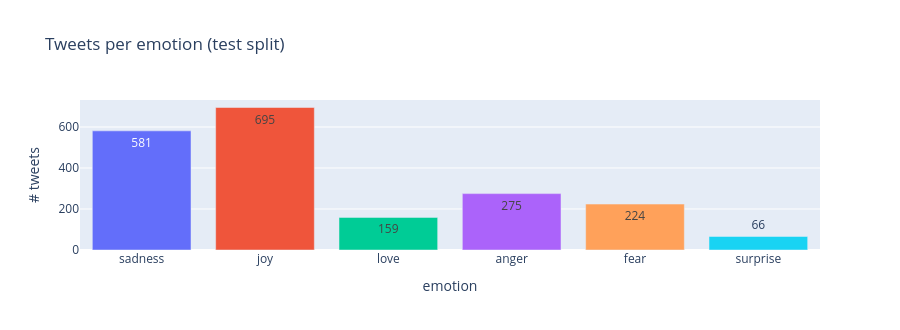

Notebook code for this chart:
### Markdown cell above
### Q1 *(5 marks)* — Explore & build the demo set
Write code that:
1. Draws a **bar chart** of the number of tweets per emotion (Plotly). Is the dataset balanced?
2. Prints the **average number of words** per emotion.
3. Creates **`demo_df`**: exactly **20 tweets per emotion** with **8–30 words**, sampled with `random_state=SEED`, then **shuffled** (`random_state=SEED`) and with the **index reset**. → 120 rows.

<details><summary>🔑 <b>Hint</b> (click to open)</summary>

Filter with <code>df.n_words.between(8, 30)</code>, sample each class with a list comprehension, join with <code>pd.concat</code>, then <code>.sample(frac=1, random_state=SEED).reset_index(drop=True)</code>.
</details>

### Code cell
# ✏️ Q1 — YOUR CODE HERE
# (a) tweets per emotion
counts = df.emotion.value_counts().reindex(EMOTIONS)
px.bar(x=counts.index, y=counts.values, color=counts.index, text=counts.values,
       labels={"x": "emotion", "y": "# tweets"}, title="Tweets per emotion (test split)").update_layout(height=330, showlegend=False).show()
print(counts.to_string(), "\n")

# (b) average words per emotion
print("Average number of words per emotion:")
print(df.groupby("emotion").n_words.mean().reindex(EMOTIONS).round(2).to_string())

# (c) demo set: 20 tweets x 6 emotions, 8-30 words, shuffled, index reset
ok = df[df.n_words.between(8, 30)]
demo_df = (pd.concat([ok[ok.label == c].sample(20, random_state=SEED) for c in range(6)])
             .sample(frac=1, random_state=SEED).reset_index(drop=True))
print("\ndemo_df:", demo_df.shape)
demo_df.head()

### Figure 1 — Plotly figure (JSON) as saved in the notebook; plotly's stock layout.template omitted (floating-point values rounded to 4 significant figures)
{"data": [{"hovertemplate": "color=sadness<br>emotion=%{x}<br># tweets=%{y}<br>text=%{text}<extra></extra>", "legendgroup": "sadness", "marker": {"color": "#636efa", "pattern": {"shape": ""}}, "name": "sadness", "orientation": "v", "showlegend": true, "text": [581.0], "textposition": "auto", "type": "bar", "x": ["sadness"], "xaxis": "x", "y": [581], "yaxis": "y"}, {"hovertemplate": "color=joy<br>emotion=%{x}<br># tweets=%{y}<br>text=%{text}<extra></extra>", "legendgroup": "joy", "marker": {"color": "#EF553B", "pattern": {"shape": ""}}, "name": "joy", "orientation": "v", "showlegend": true, "text": [695.0], "textposition": "auto", "type": "bar", "x": ["joy"], "xaxis": "x", "y": [695], "yaxis": "y"}, {"hovertemplate": "color=love<br>emotion=%{x}<br># tweets=%{y}<br>text=%{text}<extra></extra>", "legendgroup": "love", "marker": {"color": "#00cc96", "pattern": {"shape": ""}}, "name": "love", "orientation": "v", "showlegend": true, "text": [159.0], "textposition": "auto", "type": "bar", "x": ["love"], "xaxis": "x", "y": [159], "yaxis": "y"}, {"hovertemplate": "color=anger<br>emotion=%{x}<br># tweets=%{y}<br>text=%{text}<extra></extra>", "legendgroup": "anger", "marker": {"color": "#ab63fa", "pattern": {"shape": ""}}, "name": "anger", "orientation": "v", "showlegend": true, "text": [275.0], "textposition": "auto", "type": "bar", "x": ["anger"], "xaxis": "x", "y": [275], "yaxis": "y"}, {"hovertemplate": "color=fear<br>emotion=%{x}<br># tweets=%{y}<br>text=%{text}<extra></extra>", "legendgroup": "fear", "marker": {"color": "#FFA15A", "pattern": {"shape": ""}}, "name": "fear", "orientation": "v", "showlegend": true, "text": [224.0], "textposition": "auto", "type": "bar", "x": ["fear"], "xaxis": "x", "y": [224], "yaxis": "y"}, {"hovertemplate": "color=surprise<br>emotion=%{x}<br># tweets=%{y}<br>text=%{text}<extra></extra>", "legendgroup": "surprise", "marker": {"color": "#19d3f3", "pattern": {"shape": ""}}, "name": "surprise", "orientation": "v", "showlegend": true, "text": [66.0], "textposition": "auto", "type": "bar", "x": ["surprise"], "xaxis": "x", "y": [66], "yaxis": "y"}], "layout": {"barmode": "relative", "height": 330, "legend": {"title": {"text": "color"}, "tracegroupgap": 0}, "showlegend": false, "title": {"text": "Tweets per emotion (test split)"}, "xaxis": {"anchor": "y", "domain": [0.0, 1.0], "title": {"text": "emotion"}}, "yaxis": {"anchor": "x", "domain": [0.0, 1.0], "title": {"text": "# tweets"}}}}
